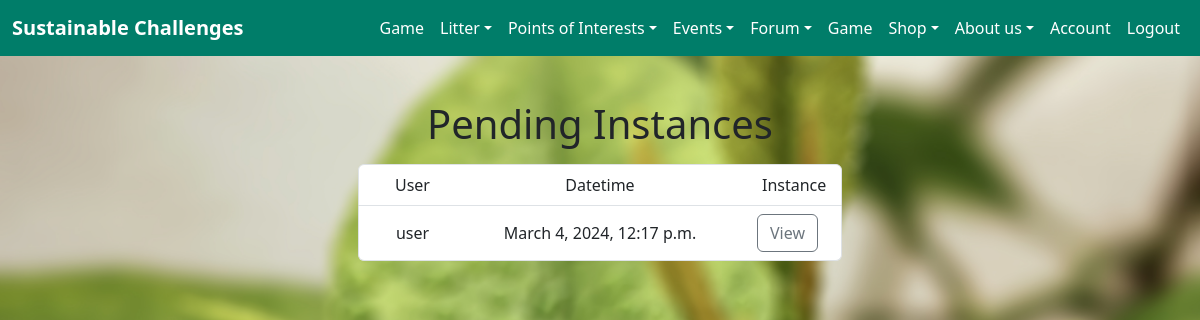
/litter/latest/ (signed in), run on an earlier commit of the app's database.
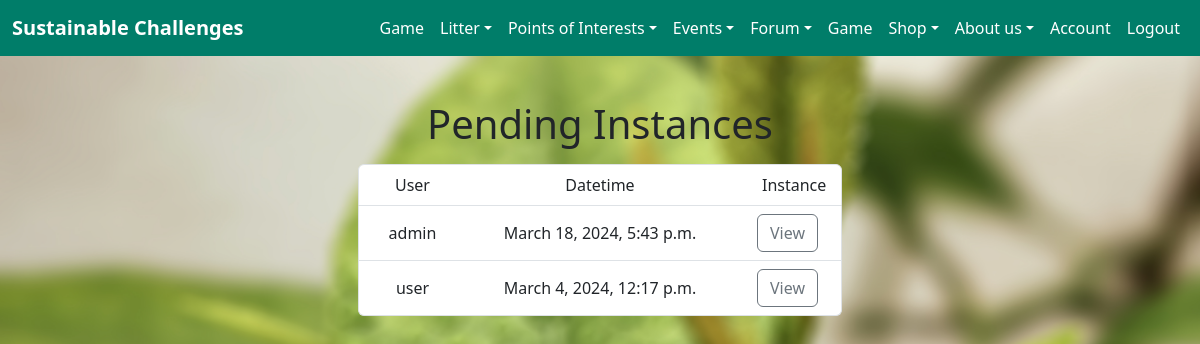
And on a later commit of the database.
### sustainable_challenges/litter/models.py (models this page shows, shortened)
class LitterInstance(models.Model):
    user = models.ForeignKey(User, on_delete=models.CASCADE, verbose_name="User")
    lat = models.DecimalField("Latitude", default=0, decimal_places=7, max_digits=10)
    lon = models.DecimalField("Longitude", default=0, decimal_places=7, max_digits=10)
    img = models.ImageField("Image", null=True, blank=True, upload_to='images/litter/')
    datetime = models.DateTimeField("Date submitted")
    approved = models.IntegerField("Approval status", default=0)

### sustainable_challenges/authuser/models.py (models this page shows, shortened)
class User(AbstractBaseUser, PermissionsMixin):
    email = models.EmailField(unique=True)
    username = models.CharField(max_length=30, unique=True, default="")
    first_name = models.CharField(max_length=30, default="")
    last_name = models.CharField(max_length=30, default="")
    points = models.IntegerField(default=0)
    level = models.IntegerField(default=1)
    tasks_till_next = models.IntegerField(default=1)
    GAME_MANAGER = None
    is_active = models.BooleanField(default=True)
    is_superuser = models.BooleanField(default=False)
    is_staff = models.BooleanField(default=False)
    date_joined = models.DateTimeField(default=timezone.now)
    last_login = models.DateTimeField(blank=True, null=True)
    objects = CustomUserManager()
    USERNAME_FIELD = 'email'
    EMAIL_FIELD = 'email'
    REQUIRED_FIELDS = []
    groups = models.ManyToManyField(
        'auth.Group',
        related_name='user_groups',
        blank=True,
        verbose_name='groups',
        help_text='The groups this user belongs to. A user will get all permissions granted to these groups.',
    )
    user_permissions = models.ManyToManyField(
        'auth.Permission',
        related_name='user_permissions',
        blank=True,
        verbose_name='user permissions',
        help_text='Specific permissions for this user.',
        related_query_name='user',
    )
    class Meta:
        verbose_name = 'User'
        verbose_name_plural = 'Users'

### sustainable_challenges/litter/views.py (the view)
# urls.py: path("latest/", views.latest, name="latest"),
@login_required
def latest(request: HttpRequest) -> HttpResponse:
    if not request.user.is_staff:
        return HttpResponseForbidden()
    valid_instances = LitterInstance.objects.filter(approved=0).order_by("-datetime")
    return render(request, "litter/latest.html", {"latest_instance_list": valid_instances,
                                                  "is_staff": request.user.is_staff})

### sustainable_challenges/litter/templates/litter/latest.html
{%  extends "base.html" %}
{% block content %}
{% if is_staff %}
    {% if latest_instance_list %}
    <div class="row">
        <div class="col col-sm-12 text-center "><h1>Pending Instances</h1></div>
    </div>
    <div class="row justify-content-md-center">
        <ul class="col col-sm-12 list-group p-2 col-lg-5">
            <li class="list-group-item">
                <div class="container-fluid">
                    <div class="row">
                        <div class="col col-sm-2 col-md-2 text-center">User</div>
                        <div class="col col-sm-9 col-md-8 text-center">Datetime</div>
                        <div class="col col-sm-1 col-md-2 text-center">Instance</div>
                    </div>
                </div>
            </li>
            {% for instance in latest_instance_list %}
                <li class="list-group-item">
                    <div class="container-fluid">
                        <div class="row">
                            <div class="col col-sm-2 col-md-2 text-center d-flex align-items-center justify-content-center">{{instance.user.username}}</div>
                            <div class="col col-sm-9 col-md-8 text-center d-flex align-items-center justify-content-center">{{instance.datetime}}</div>
                            <div class="col col-sm-1 col-md-2 text-center d-flex align-items-center justify-content-center"><a role="button" class="btn btn-outline-secondary" href="{% url 'litter:instance' instance.id %}">View</a></div>
                        </div>
                    </div>
                </li>
            {% endfor %}
        </ul>
    </div>
    {% else %}
    <p>No instances are available.</p>
    {% endif %}
{% else %}
    <p>You do not have permission to view this data</p>
{% endif %}
{% endblock %}

### sustainable_challenges/home/templates/home/base.html (shortened to what this page needs)
<html lang - "en">
<head>
    {% block head %}
    <link href="https://cdn.jsdelivr.net/npm/bootstrap@5.3.0-alpha1/dist/css/bootstrap.min.css" rel="stylesheet"
>
    {% load static %}
    <link rel="stylesheet" href="{% static 'style.css' %}" />
    {% endblock %}
</head>
<body style="background-color: #007d69; padding-top: 100px;">
    <div class="container-fluid">
        <nav class="navbar fixed-top navbar-expand-lg navbar-dark" style="background-color: #007d69">
            <div class="container-fluid">
                <a class="navbar-brand fw-bold" href="/">Sustainable Challenges</a>
                <div class="collapse navbar-collapse" id="navbarSupportedContent">
                    <ul class="navbar-nav  ms-auto mb-2 mb-lg-0">
                        {% if request.user.is_authenticated %}
                        <li class="nav-item">
                            <a class="nav-link" href="{% url 'game:game' %}">Game</a>
                        </li>
                        <li class="nav-item dropdown">
                            <a class="nav-link dropdown-toggle" href="" id="navbarDarkDropdownMenuLink" role="button"
                                data-bs-toggle="dropdown" aria-expanded="false">Litter</a>
                        </li>
                        <li class="nav-item dropdown">
                            <a class="nav-link dropdown-toggle" href="#" id="studySpaceDropdown" role="button"
                                data-bs-toggle="dropdown" aria-expanded="false">Points of Interests</a>
                        </li>
                        <li class="nav-item dropdown">
                            <a class="nav-link dropdown-toggle" href="#" id="studySpaceDropdown" role="button"
                                data-bs-toggle="dropdown" aria-expanded="false">Events</a>
                        </li>
                        <li class="nav-item dropdown">
                            <a class="nav-link dropdown-toggle" href="" id="navbarDarkDropdownMenuLink" role="button"
                                data-bs-toggle="dropdown" aria-expanded="false">Forum</a>
                        </li>
                        <li class="nav-item">
                            <a class="nav-link" href="{% url 'game:game' %}">Game</a>
                        </li>
                        <li class="nav-item dropdown">
                            <a class="nav-link dropdown-toggle" href="#" id="shopRaffleDropdown" role="button"
                                data-bs-toggle="dropdown" aria-expanded="false">Shop</a>
                        </li>
                        <li class="nav-item dropdown">
                            <a class="nav-link dropdown-toggle" href="" id="navbarDarkDropdownMenuLink" role="button"
                                data-bs-toggle="dropdown" aria-expanded="false">About us</a>
                        </li>
                        {% if is_staff %}
                        <li class="nav-item">
                            <a class="nav-link" href="{% url 'account:admin_account' %}">Account</a>
                        </li>
                        {% else %}
                        <li class="nav-item">
                            <a class="nav-link" href="{% url 'account:user_account' %}">Account</a>
                        </li>
                        {% endif %}
                        <li class="nav-item">
                            <a class="nav-link" href="/login/logout">Logout</a>
                        </li>
                        {% endif %}
                    </ul>
                </div>
            </div>
        </nav>
        {% block content %}
        {% endblock %}
    </div>
</body>
</html>

### sustainable_challenges/home/static/style.css (style rules this page uses)
body { background-image: url(./melanfolia-HSr_FUzDH2w-unsplash-blur.jpg); width: 100%; height: 100%; background-size: cover; background-repeat: no-repeat; background-attachment: fixed; position: absolute; background-position-y: center; background-position-x: center; }
.navbar-nav .nav-link { color: #fff; }

What changed in the data, as far as the page shows it:
added LitterInstance: user.username "admin", datetime "March 18, 2024, 5:43 p.m."
